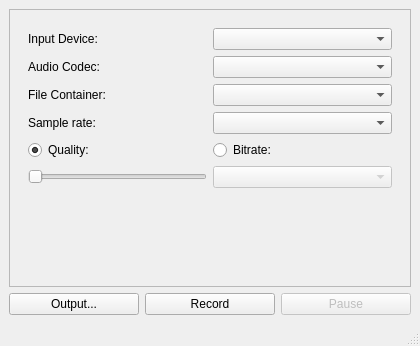
<?xml version="1.0" encoding="UTF-8"?>
 <ui version="4.0">
  <class>AudioRecorder</class>
  <widget class="QMainWindow" name="AudioRecorder">
   <property name="geometry">
    <rect>
     <x>0</x>
     <y>0</y>
     <width>420</width>
     <height>346</height>
    </rect>
   </property>
   <property name="windowTitle">
    <string>MainWindow</string>
   </property>
   <widget class="QWidget" name="centralwidget">
    <layout class="QGridLayout" name="gridLayout_5">
     <item row="0" column="0" colspan="3">
      <widget class="QScrollArea" name="scrollArea">
       <property name="focusPolicy">
        <enum>Qt::ClickFocus</enum>
       </property>
       <property name="widgetResizable">
        <bool>true</bool>
       </property>
       <widget class="QWidget" name="scrollAreaWidgetContents">
        <property name="geometry">
         <rect>
          <x>0</x>
          <y>0</y>
          <width>398</width>
          <height>275</height>
         </rect>
        </property>
        <layout class="QGridLayout" name="gridLayout_4">
         <item row="0" column="0">
          <widget class="QWidget" name="widget" native="true">
           <layout class="QGridLayout" name="gridLayout_3">
            <item row="0" column="0">
             <layout class="QGridLayout" name="gridLayout_2">
              <item row="0" column="0">
               <widget class="QLabel" name="label">
                <property name="text">
                 <string>Input Device:</string>
                </property>
               </widget>
              </item>
              <item row="0" column="1">
               <widget class="QComboBox" name="audioDeviceBox"/>
              </item>
              <item row="1" column="0">
               <widget class="QLabel" name="label_2">
                <property name="text">
                 <string>Audio Codec:</string>
                </property>
               </widget>
              </item>
              <item row="1" column="1">
               <widget class="QComboBox" name="audioCodecBox"/>
              </item>
              <item row="2" column="0">
               <widget class="QLabel" name="label_3">
                <property name="text">
                 <string>File Container:</string>
                </property>
               </widget>
              </item>
              <item row="2" column="1">
               <widget class="QComboBox" name="containerBox"/>
              </item>
              <item row="3" column="0">
               <widget class="QLabel" name="label_4">
                <property name="text">
                 <string>Sample rate:</string>
                </property>
               </widget>
              </item>
              <item row="3" column="1">
               <widget class="QComboBox" name="sampleRateBox"/>
              </item>
             </layout>
            </item>
            <item row="1" column="0">
             <layout class="QGridLayout" name="gridLayout">
              <item row="0" column="0">
               <widget class="QRadioButton" name="constantQualityRadioButton">
                <property name="text">
                 <string>Quality:</string>
                </property>
                <property name="checked">
                 <bool>true</bool>
                </property>
               </widget>
              </item>
              <item row="0" column="1">
               <widget class="QRadioButton" name="constantBitrateRadioButton">
                <property name="text">
                 <string>Bitrate:</string>
                </property>
               </widget>
              </item>
              <item row="1" column="0">
               <widget class="QSlider" name="qualitySlider">
                <property name="sizePolicy">
                 <sizepolicy hsizetype="Expanding" vsizetype="Fixed">
                  <horstretch>1</horstretch>
                  <verstretch>0</verstretch>
                 </sizepolicy>
                </property>
                <property name="orientation">
                 <enum>Qt::Horizontal</enum>
                </property>
               </widget>
              </item>
              <item row="1" column="1">
               <widget class="QComboBox" name="bitrateBox">
                <property name="enabled">
                 <bool>false</bool>
                </property>
                <property name="sizePolicy">
                 <sizepolicy hsizetype="Preferred" vsizetype="Fixed">
                  <horstretch>1</horstretch>
                  <verstretch>0</verstretch>
                 </sizepolicy>
                </property>
               </widget>
              </item>
             </layout>
            </item>
            <item row="2" column="0">
             <spacer name="verticalSpacer">
              <property name="orientation">
               <enum>Qt::Vertical</enum>
              </property>
              <property name="sizeHint" stdset="0">
               <size>
                <width>20</width>
                <height>29</height>
               </size>
              </property>
             </spacer>
            </item>
           </layout>
          </widget>
         </item>
        </layout>
       </widget>
      </widget>
     </item>
     <item row="1" column="0">
      <widget class="QPushButton" name="outputButton">
       <property name="text">
        <string>Output...</string>
       </property>
      </widget>
     </item>
     <item row="1" column="1">
      <widget class="QPushButton" name="recordButton">
       <property name="text">
        <string>Record</string>
       </property>
      </widget>
     </item>
     <item row="1" column="2">
      <widget class="QPushButton" name="pauseButton">
       <property name="enabled">
        <bool>false</bool>
       </property>
       <property name="text">
        <string>Pause</string>
       </property>
      </widget>
     </item>
    </layout>
   </widget>
   <widget class="QStatusBar" name="statusbar"/>
  </widget>
  <resources/>
  <connections>
   <connection>
    <sender>constantQualityRadioButton</sender>
    <signal>toggled(bool)</signal>
    <receiver>qualitySlider</receiver>
    <slot>setEnabled(bool)</slot>
    <hints>
     <hint type="sourcelabel">
      <x>113</x>
      <y>197</y>
     </hint>
     <hint type="destinationlabel">
      <x>115</x>
      <y>223</y>
     </hint>
    </hints>
   </connection>
   <connection>
    <sender>constantBitrateRadioButton</sender>
    <signal>toggled(bool)</signal>
    <receiver>bitrateBox</receiver>
    <slot>setEnabled(bool)</slot>
    <hints>
     <hint type="sourcelabel">
      <x>173</x>
      <y>259</y>
     </hint>
     <hint type="destinationlabel">
      <x>190</x>
      <y>291</y>
     </hint>
    </hints>
   </connection>
   <connection>
    <sender>outputButton</sender>
    <signal>clicked()</signal>
    <receiver>AudioRecorder</receiver>
    <slot>setOutputLocation()</slot>
    <hints>
     <hint type="sourcelabel">
      <x>46</x>
      <y>340</y>
     </hint>
     <hint type="destinationlabel">
      <x>6</x>
      <y>302</y>
     </hint>
    </hints>
   </connection>
   <connection>
    <sender>recordButton</sender>
    <signal>clicked()</signal>
    <receiver>AudioRecorder</receiver>
    <slot>toggleRecord()</slot>
    <hints>
     <hint type="sourcelabel">
      <x>191</x>
      <y>340</y>
     </hint>
     <hint type="destinationlabel">
      <x>113</x>
      <y>317</y>
     </hint>
    </hints>
   </connection>
   <connection>
    <sender>pauseButton</sender>
    <signal>clicked()</signal>
    <receiver>AudioRecorder</receiver>
    <slot>togglePause()</slot>
    <hints>
     <hint type="sourcelabel">
      <x>252</x>
      <y>334</y>
     </hint>
     <hint type="destinationlabel">
      <x>258</x>
      <y>346</y>
     </hint>
    </hints>
   </connection>
  </connections>
  <slots>
   <slot>setOutputLocation()</slot>
   <slot>toggleRecord()</slot>
   <slot>togglePause()</slot>
  </slots>
 </ui>
